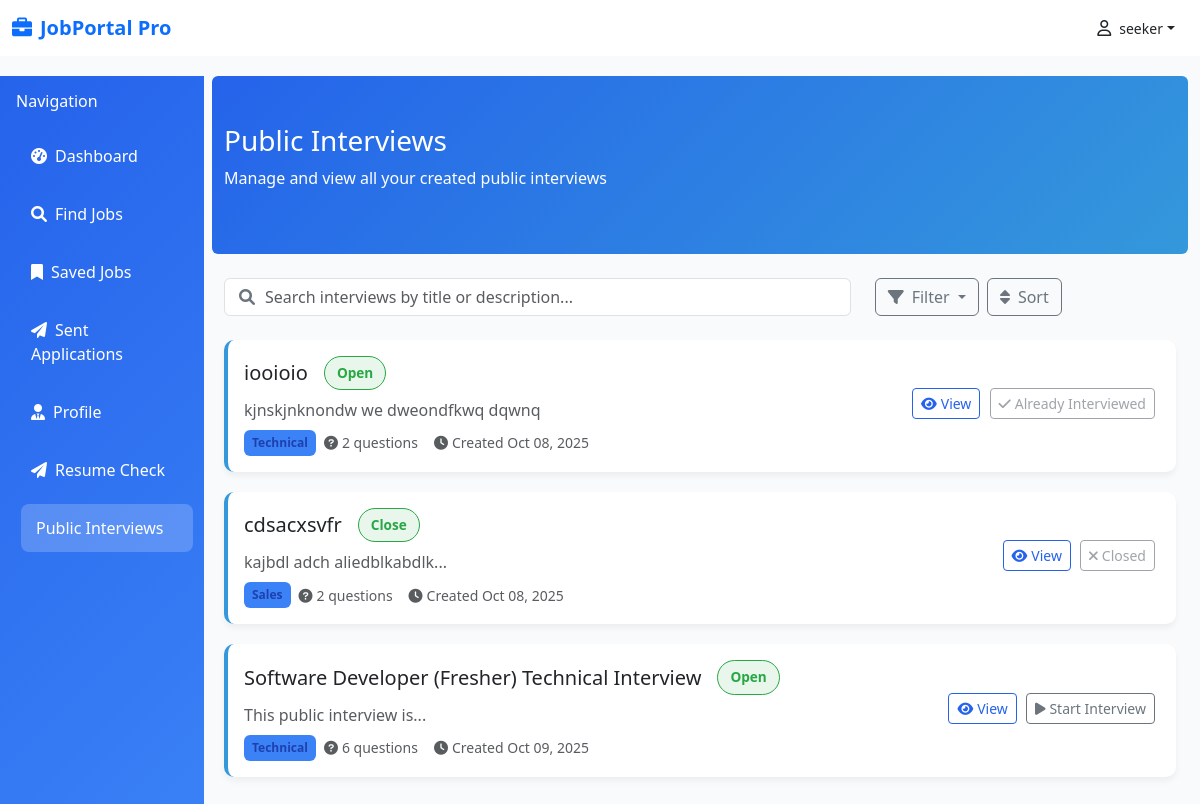
The page /all-public-interviews (signed in) on the database its author committed.
### database/models.py (models this page shows)
class User(Base):
    __tablename__ = "users"
    id = Column(Integer(), primary_key=True)
    name = Column(String(256), nullable=False)
    email = Column(String(256), nullable=False)
    password = Column(String(256), nullable=False)
    is_recruiter = Column(Boolean, default=False)

class PublicInterview(Base):
    __tablename__ = "public_interviews"
    id = Column(Integer, primary_key=True, index=True)
    status = Column(Boolean, default=True)
    created_by = Column(Integer, ForeignKey("users.id"))
    title = Column(String(255), nullable=False)
    description = Column(Text)
    questions = Column(JSON)
    category = Column(String(100))
    created_at = Column(DateTime, default=datetime.utcnow)
    updated_at = Column(DateTime, default=datetime.utcnow, onupdate=datetime.utcnow)
    creator = relationship("User", backref="public_interviews")
    attempts = relationship("PublicInterviewAttempt", backref="interview", lazy="select", cascade="all, delete-orphan")

### apps/PublicInterview/public_interview.py (the view)
@public_interview_router.get("/all-public-interviews")
async def all_public_interview(
    request:Request,
    db:Session=Depends(get_db),
    current_user=Depends(get_current_user)
):
    interviews = db.query(PublicInterview).all()
    attempted_ids = {
        attempt.interview_id
        for attempt in db.query(PublicInterviewAttempt)
        .filter(PublicInterviewAttempt.user_id == current_user.id)
        .all()
    }
    return templates.TemplateResponse(
        "public_interviews.html",
        {
            "request": request,
            "current_user": current_user,
            "interviews": interviews,
            "attempted_ids": attempted_ids
        }
    )

### templates/public_interviews.html (shortened to what this page needs)
{% extends 'base.html' %}
{% block csslink %}
<link rel="stylesheet" href="{{ url_for('static', path='css/public_interview.css') }}">
{% endblock %}
{% block content %}
<div class="col-md-9 col-lg-10">
  <div class="container">
    <div class="row mb-4 brand-header py-5 rounded">
      <div class="col">
        <h1 class="h3">Public Interviews</h1>
        <p>Manage and view all your created public interviews</p>
      </div>
    </div>
    <div class="row mb-4">
      <div class="col-md-8">
        <div class="search-box">
          <i class="fas fa-search"></i>
          <input type="text" class="form-control" id="searchInput"
            placeholder="Search interviews by title or description...">
        </div>
      </div>
      <div class="col-md-4">
        <div class="d-flex gap-2">
          <div class="filter-dropdown">
            <button class="btn btn-outline-secondary dropdown-toggle" type="button" data-bs-toggle="dropdown">
              <i class="fas fa-filter me-2"></i>Filter
            </button>
          </div>
          <button class="btn btn-outline-secondary" id="sortButton">
            <i class="fas fa-sort me-2"></i>Sort
          </button>
        </div>
      </div>
    </div>
    <div id="interviewsList">
      <div class="row">
        <div class="col-12">
          {% for interview in interviews %}
          <div class="card card-custom interview-card">
            <div class="card-body">
              <div class="row align-items-center">
                <div class="col-md-8">
                  <div class="d-flex align-items-center mb-2">
                    <h5 class="card-title mb-0 me-3">{{interview.title}}</h5>
                    <span class="status-badge status-open">{{"Open" if interview.status==True else "Close"}}</span>
                  </div>
                  <p class="card-text text-muted mb-2">{{interview.description | truncate(30)}}</p>
                  <div class="d-flex align-items-center">
                    <span class="category-badge me-2">{{interview.category}}</span>
                    <small class="text-muted me-3">
                      <i class="fas fa-question-circle me-1"></i>{{interview.questions|length}} questions
                    </small>
                    <small class="text-muted">
                      <i class="fas fa-clock me-1"></i>Created {{ interview.created_at.strftime("%b %d, %Y") }}
                    </small>
                  </div>
                </div>
                <div class="col-md-4 text-md-end">
                  <div class="action-buttons mt-3 mt-md-0">
                    <a href="{{ url_for ('public_interview_detail', interview_id=interview.id) }}"
                      class="btn btn-outline-primary-custom btn-sm">
                      <i class="fas fa-eye me-1"></i>View
                    </a>
                    <button class="btn btn-outline-secondary btn-sm start-interview-btn"
                      data-interview-id="{{ interview.id }}" {% if interview.id in attempted_ids or not interview.status
                      %} disabled {% endif %}>
                      {% if interview.id in attempted_ids %}
                      <i class="fas fa-check me-1"></i>Already Interviewed
                      {% elif not interview.status %}
                      <i class="fas fa-times me-1"></i>Closed
                      {% else %}
                      <i class="fas fa-play me-1"></i>Start Interview
                      {% endif %}
                    </button>
                  </div>
                </div>
              </div>
            </div>
          </div>
          {% endfor %}
        </div>
      </div>
    </div>
  </div>
</div>
{% endblock %}

### templates/base.html (shortened to what this page needs)
<!DOCTYPE html>
<html lang="en">
<head>
    <link href="https://cdn.jsdelivr.net/npm/bootstrap@5.3.0/dist/css/bootstrap.min.css" rel="stylesheet">
    <link href="https://cdnjs.cloudflare.com/ajax/libs/font-awesome/6.0.0/css/all.min.css" rel="stylesheet">
    {% block csslink %} {% endblock %}
    <link rel="stylesheet" href="{{ url_for('static', path='css/base.css') }}">
</head>
<body>
    <nav class="navbar navbar-expand-lg navbar-light bg-white fixed-top">
        <div class="container-fluid">
            <a class="navbar-brand fw-bold text-primary" href=" {{url_for('dashboard')}} ">
                <i class="fas fa-briefcase me-2"></i>JobPortal Pro
            </a>
            <div class="d-flex align-items-center">
                <div class="dropdown">
                    <button class="btn text-dark dropdown-toggle d-flex align-items-center" type="button"
                        id="userDropdown" data-bs-toggle="dropdown" aria-expanded="false">
                        <i class="fa-regular fa-user me-2"></i>
                        <small>{{ current_user.name }}</small>
                    </button>
                </div>
            </div>
        </div>
    </nav>
    <div class="container-fluid" style="margin-top: 76px;">
        <div class="row">
            <div class="col-md-3 col-lg-2 px-0">
                <div class="sidebar">
                    <div class="p-3">
                        <h6 class="text-white mb-3">Navigation</h6>
                        <nav class="nav flex-column">
                            <a class="nav-link {% if request.url.path == '/dashboard' %}active{% endif %}"
                                href=" {{url_for('dashboard')}} "><i
                                    class="fas fa-tachometer-alt me-2"></i>Dashboard</a>
                            <a class="nav-link {% if request.url.path=='/search' %}active{% endif %}"
                                href="{{url_for('get_search')}}"><i class="fas fa-search me-2"></i>Find Jobs</a>
                            <a class="nav-link {% if request.url.path=='/saved-job' %}active{% endif %}"
                                href=" {{url_for('saved_job')}} "><i class="fas fa-bookmark me-2"></i>Saved Jobs</a>
                            {% if not current_user.is_recruiter %}
                            <a class="nav-link {% if request.url.path=='/application-sent' %}active{% endif %}"
                                href=" {{url_for('application_sent')}} "><i class="fas fa-paper-plane me-2"></i>Sent
                                Applications</a>
                            {% endif %}
                            <a class="nav-link {% if request.url.path=='/profile' %}active{% endif %}"
                                href="{{url_for('get_profile')}}"><i class="fas fa-user-tie me-2"></i>Profile</a>
                            {% if not current_user.is_recruiter %}
                            <a class="nav-link {% if request.url.path=='/applicant-self-check' %}active{% endif %}"
                                href=" {{url_for('applicant_self_check')}} "><i
                                    class="fas fa-paper-plane me-2"></i>Resume Check</a>
                            {% endif %}
                            {% if not current_user.is_recruiter %}
                            <a class="nav-link {% if request.url.path=='/all-public-interviews' %}active{% endif %}"
                                href=" {{url_for('all_public_interview')}} ">Public Interviews</a>
                            {% endif %}
                        </nav>
                    </div>
                </div>
            </div>
            {% block content %} {% endblock %}
        </div>
    </div>
</body>
</html>

### static/css/public_interview.css (style rules this page uses)
:root { --primary-blue: #1e6fba; --secondary-blue: #3498db; --light-blue: #e8f4fc; --dark-blue: #0d4a7a; --white: #ffffff; --light-gray: #f8f9fa; --success-green: #28a745; --warning-orange: #ffc107; --danger-red: #dc3545; }
body { background-color: var(--light-gray); font-family: 'Segoe UI', Tahoma, Geneva, Verdana, sans-serif; }
.brand-header { background: linear-gradient(135deg, var(--primary-blue), var(--secondary-blue)); color: #fff; }
.card-custom { border: none; border-radius: 10px; box-shadow: 0 4px 6px rgba(0, 0, 0, 0.05); margin-bottom: 20px; transition: transform 0.2s ease, box-shadow 0.2s ease; }
.btn-outline-primary-custom { border-color: var(--primary-blue); color: var(--primary-blue); }
.status-badge { padding: 6px 12px; border-radius: 20px; font-size: 0.85rem; font-weight: 600; }
.status-open { background-color: rgba(40, 167, 69, 0.1); color: var(--success-green); border: 1px solid var(--success-green); }
.interview-card { border-left: 4px solid var(--secondary-blue); }
.search-box { position: relative; }
.search-box .form-control { padding-left: 40px; }
.search-box i { position: absolute; left: 15px; top: 50%; transform: translateY(-50%); color: #6c757d; }
.action-buttons .btn { margin-right: 5px; margin-bottom: 5px; }
.category-badge { background-color: var(--light-blue); color: var(--dark-blue); padding: 4px 8px; border-radius: 6px; font-size: 0.75rem; font-weight: 600; }

### static/css/base.css (style rules this page uses)
:root { --primary-blue: #2563eb; --light-blue: #3b82f6; --dark-blue: #1e40af; --bg-blue: #eff6ff; }
body { background-color: #f8fafc; font-family: 'Segoe UI', Tahoma, Geneva, Verdana, sans-serif; }
.sidebar { background: linear-gradient(135deg, var(--primary-blue), var(--light-blue)); min-height: 100vh; position: fixed; width: 17%; }
.sidebar .nav-link { color: white; padding: 12px 15px; margin: 5px 0; border-radius: 8px; transition: all 0.3s ease; }
.sidebar .nav-link:hover, .sidebar .nav-link.active { background-color: rgba(255,255,255,0.2); color: white; transform: translateX(5px); }

### rows shown on the page
User: name "seeker"
PublicInterview: title "iooioio", status "Open", description "kjnskjnknondw we dweondfkwq dqwnq", category "Technical", questions|length "2", created_at "Oct 08, 2025", shows "Already Interviewed"
PublicInterview: title "cdsacxsvfr", status "Close", description "kajbdl adch aliedblkabdlk...", category "Sales", questions|length "2", created_at "Oct 08, 2025", shows "Closed"
PublicInterview: title "Software Developer (Fresher) Technical Interview", status "Open", description "This public interview is...", category "Technical", questions|length "6", created_at "Oct 09, 2025", shows "Start Interview"
